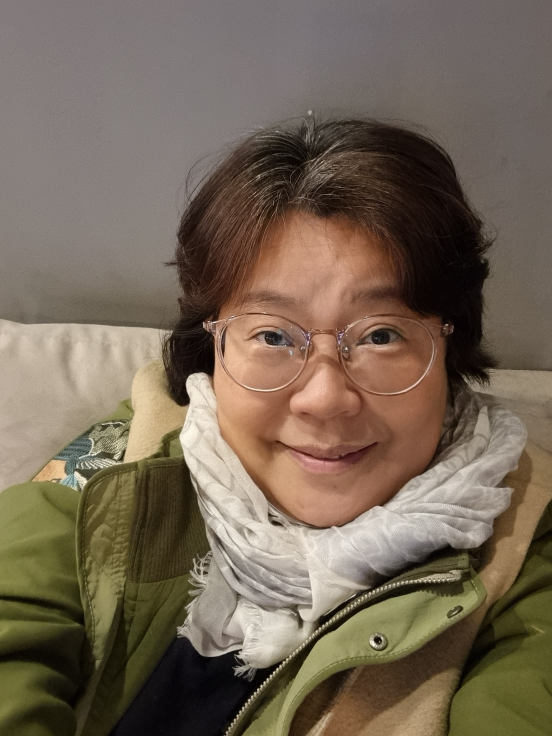
#> input picture Exploration/Ex04/images/image05.jpg, 1104 x 1472 px (shown at 1/2 size)
$ jupyter execute --allow-errors shallow_focusing.ipynb   (shell and % lines are left out)
#> lines starting #> are read from the running program, lines starting #| are printed output that depends on the picture
### 하나의 렌즈로 shallow focusing 구현하기
1. 배경이 있는 셀카 촬영
2. semantic segmentation 으로 피사체와 배경 분리
3. blurring 기술로 배경을 흐리게
4. 피사체를 배경의 원래 위치에 합성

[cell 1]
import cv2
import os
import numpy as np
import torch
import torchvision.transforms as T
from torchvision.models.segmentation import deeplabv3_resnet101
import matplotlib.pyplot as plt

[cell 2]
img_path = "./images/image05.jpg"
img_orig = cv2.imread(img_path)
#> img_orig is the input picture: shape (1472, 1104, 3); mean B, G, R 85.8, 102.3, 116.8

print(f"이미지 크기 : {img_orig.shape}")
#| 이미지 크기 : (1472, 1104, 3)

plt.imshow(cv2.cvtColor(img_orig, cv2.COLOR_BGR2RGB))
plt.show()

# Semantic segmentation
- 실제 세계처럼 물리적 의미 단위로 인식하는 segmentation
- 이미지에서 픽셀을 사람, 자동차, 비행기 등의 물리적 단위로 분류하는 방법

### Instance segmentation
- 사람 개개인별로 다른 라벨을 가지도록 하여 여러 사람이 한 이미지에 등장할 때 각 객체를 분할해서 인식하는 segmentation

### DeepLab
- atrous convolution 활용
    - 기존 Convolution과 다르게 filter(kernel) 내부에 빈 공간을 둔 채로 작동하게 됨
    - filter 내부의 각각의 요소 사이에 빈 공간은 r 이라는 하이퍼 파라미터에 의해 결정됨
    - r=1 이면 기존 convolution과 같음
    - 기존 convolution과 동일한 양의 파라미터와 계산량을 유지하면서도, field of view(한 픽셀이 볼 수 있는 영역)를 크게 가져갈 수 있음
    - 즉, filter가 더 넓은 영역을 볼 수 있음

#> (a cell that did not finish here is left out)

이미지 처리 인공지능 모델 중 pretrained 모델은 모델의 전처리 방식과 입력 크기 등을 사전 학습에 사용한 것과 동일하게 사용해야 함

#> (a cell that did not finish here is left out)

#> (a cell that did not finish here is left out)

#> (a cell that did not finish here is left out)

### PASCAL VOC
- DeepLab 모델을 불러올 때 VOC와 관련된 출력을 확인할 수 있음
- PASCAL VOC 데이터로 학습된 모델을 이용한다는 의미

[cell 7]
# pascalvoc 데이터의 라벨종류
LABEL_NAMES = [
    'background', 'aeroplane', 'bicycle', 'bird', 'boat', 'bottle', 'bus',
    'car', 'cat', 'chair', 'cow', 'diningtable', 'dog', 'horse', 'motorbike',
    'person', 'pottedplant', 'sheep', 'sofa', 'train', 'tv'
]

len(LABEL_NAMES)

이 중 사람(person) 라벨, 즉 15를 가진 영역만 detection하면 됨

우선, deeplab 모델을 통해 나온 출력값을 살펴보자

#> (a cell that did not finish here is left out)

#> (a cell that did not finish here is left out)

#> (a cell that did not finish here is left out)

[cell 11]
# 아래 코드를 이해하지 않아도 좋습니다
# PixelLib에서 그대로 가져온 코드입니다
# 주목해야 할 것은 생성 코드 결과물이예요!

#컬러맵 만들기
colormap = np.zeros((256, 3), dtype=int)
ind = np.arange(256, dtype=int)

for shift in reversed(range(8)):
    for channel in range(3):
        colormap[:, channel] |= ((ind >> channel) & 1) << shift
    ind >>= 3

colormap[:20]  # 생성한 20개의 컬러맵 출력

[cell 12]
colormap[15] #컬러맵 15에 해당하는 배열 출력 (pacalvoc에 LABEL_NAMES 15번째인 사람)

사람 외에도 다른 물체의 색상을 찾아내고 싶다면 colormap[class_id] 를 통해 확인 가능

#> (a cell that did not finish here is left out)

#> (a cell that did not finish here is left out)

# Blur the background

[cell 15]
# (13, 13) : blurring kernel size
img_orig_blur = cv2.blur(img_orig, (20, 20))
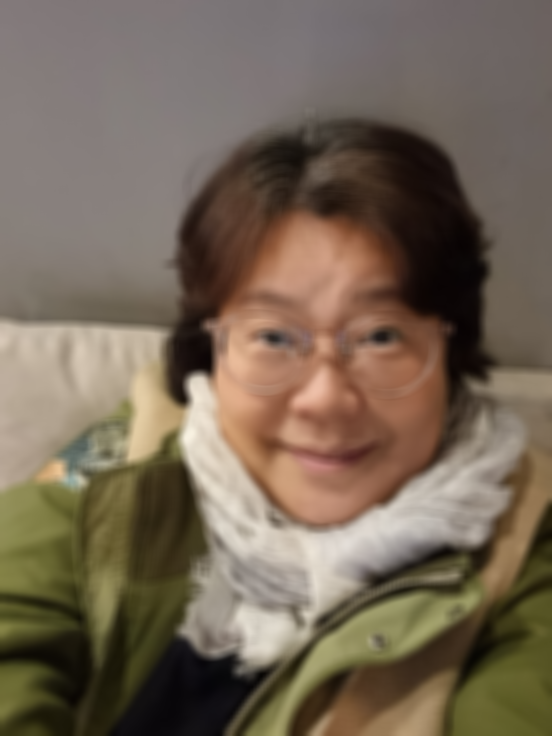
#> img_orig_blur: shape (1472, 1104, 3) (shown at 1/2 size); mean B, G, R 85.8, 102.3, 116.8

plt.imshow(cv2.cvtColor(img_orig_blur, cv2.COLOR_BGR2RGB))
plt.show()


$ run again, with Exploration/Ex04/images/image01.jpg copied over Exploration/Ex04/images/image05.jpg
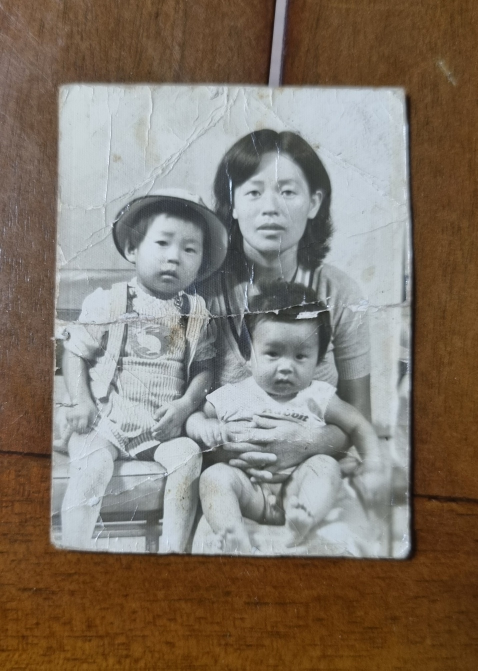
#> input picture Exploration/Ex04/images/image01.jpg, 955 x 1341 px (shown at 1/2 size)
#> img_orig is the input picture: shape (1341, 955, 3); mean B, G, R 105.5, 118.5, 130.3
#| 이미지 크기 : (1341, 955, 3)
#> `img_orig_blur = cv2.blur(img_orig, (20, 20))`:
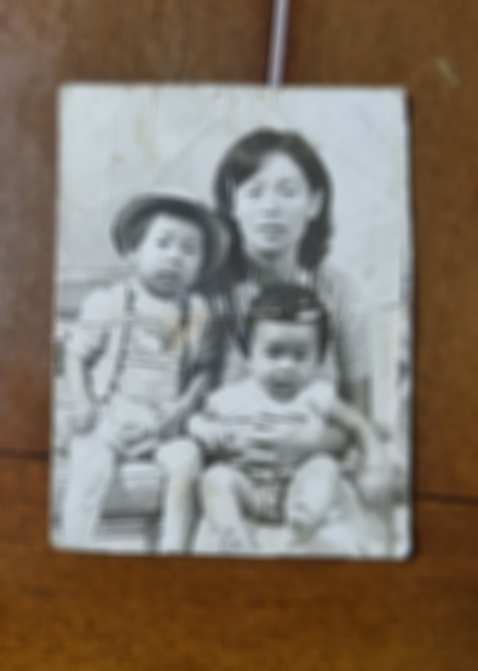
#> img_orig_blur: shape (1341, 955, 3) (shown at 1/2 size); mean B, G, R 105.6, 118.5, 130.3

$ run again, with Exploration/Ex04/images/image02.jpg copied over Exploration/Ex04/images/image05.jpg
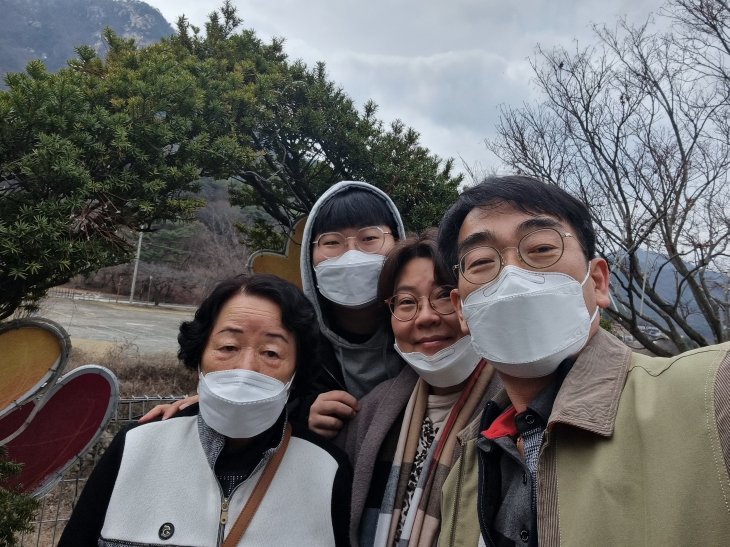
#> input picture Exploration/Ex04/images/image02.jpg, 1459 x 1094 px (shown at 1/2 size)
#> img_orig is the input picture: shape (1094, 1459, 3); mean B, G, R 102.2, 102.8, 103.5
#| 이미지 크기 : (1094, 1459, 3)
#> `img_orig_blur = cv2.blur(img_orig, (20, 20))`:
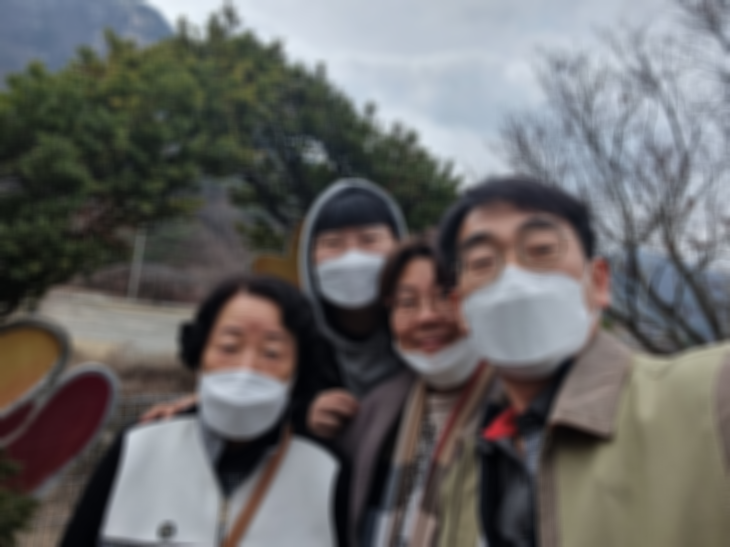
#> img_orig_blur: shape (1094, 1459, 3) (shown at 1/2 size); mean B, G, R 102.2, 102.8, 103.5

$ run again, with Exploration/Ex04/images/image03.jpg copied over Exploration/Ex04/images/image05.jpg
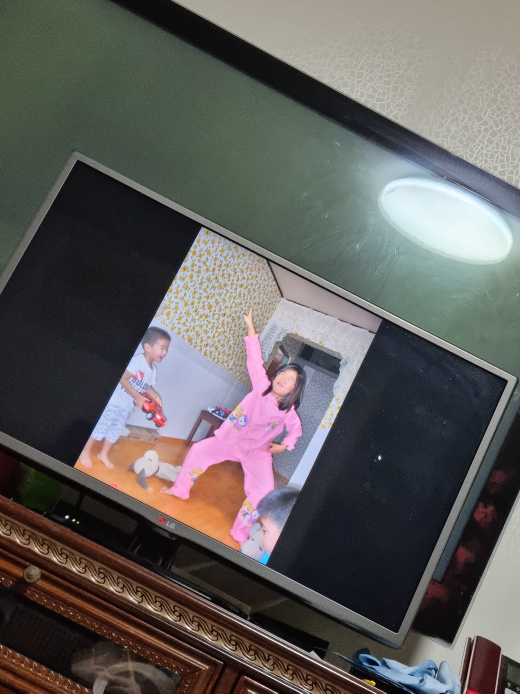
#> input picture Exploration/Ex04/images/image03.jpg, 1040 x 1387 px (shown at 1/2 size)
#> img_orig is the input picture: shape (1387, 1040, 3); mean B, G, R 91.6, 93.4, 96
#| 이미지 크기 : (1387, 1040, 3)
#> `img_orig_blur = cv2.blur(img_orig, (20, 20))`:
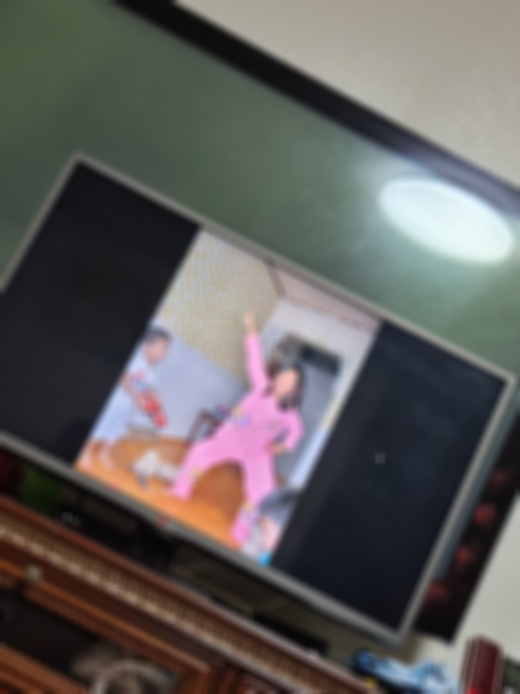
#> img_orig_blur: shape (1387, 1040, 3) (shown at 1/2 size); mean B, G, R 91.6, 93.4, 96
